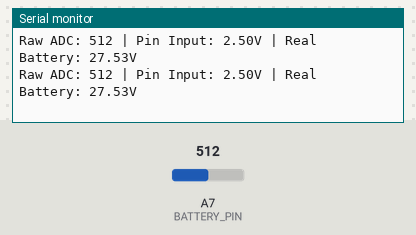
Simulated run of this sketch. Board: Arduino Nano, built with avr-gcc and run on an emulated ATmega328P. On the bench: the last lines printed to the serial monitor. The inputs (shaded band) are chosen by the test bench; at power-on: A7 (BATTERY_PIN) = 512.

Above: at 1.4 s.
1.5 s: A7 (BATTERY_PIN) set to 716
At 1.71 s:
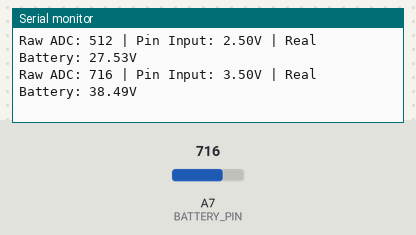
3.0 s: A7 (BATTERY_PIN) set to 900
At 3.22 s:
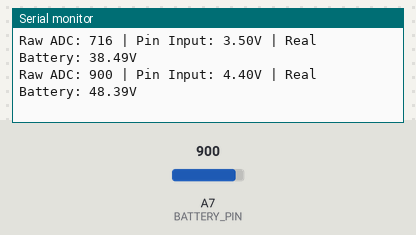
Timing chart, 0 to 6.0 s (numbered marks = the images above; inputs shaded):
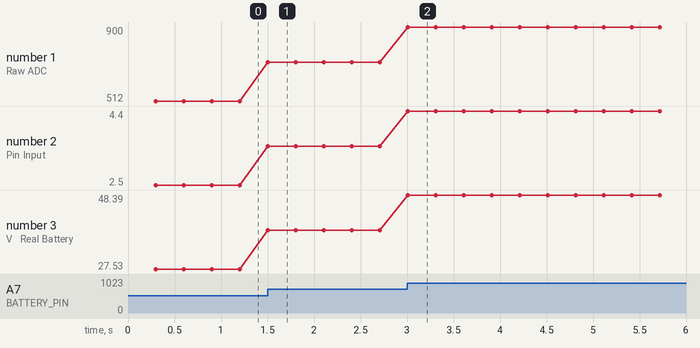

Measured:
- after the input at 1.5 s, the serial monitor: prints a new line at once (image 1)
- after the input at 3.0 s, the serial monitor: prints a new line at once (image 2)
- plotted number 1: 512 → 716 after the input at 1.5 s, 716 → 900 after the input at 3.0 s
- plotted number 2: 2.5 → 3.5 after the input at 1.5 s, 3.5 → 4.4 after the input at 3.0 s
- plotted number 3: 27.53 → 38.49 after the input at 1.5 s, 38.49 → 48.39 after the input at 3.0 s

The sketch:

voltage_monitor_test.ino
```cpp
#define BATTERY_PIN A7

unsigned long lastBatteryCheck = 0;
const unsigned long batteryInterval = 300;

void setup() {
  Serial.begin(9600);
  while (!Serial) { ; }
  Serial.println("--- Non-Blocking Voltage Divider Test Initialized ---");
}

void loop() {
  if (millis() - lastBatteryCheck >= batteryInterval) {

    int rawAnalog = analogRead(BATTERY_PIN);

    float pinVoltage = rawAnalog * (5.0 / 1023.0);

    // New Scaling Factor formula: (10k + 1k) / 1k = 11.0
    float batteryVoltage = pinVoltage * 11.0;

    Serial.print("Raw ADC: ");
    Serial.print(rawAnalog);
    Serial.print(" | Pin Input: ");
    Serial.print(pinVoltage, 2);
    Serial.print("V | Real Battery: ");
    Serial.print(batteryVoltage, 2);
    Serial.println("V");

    lastBatteryCheck = millis();
  }
}
```
